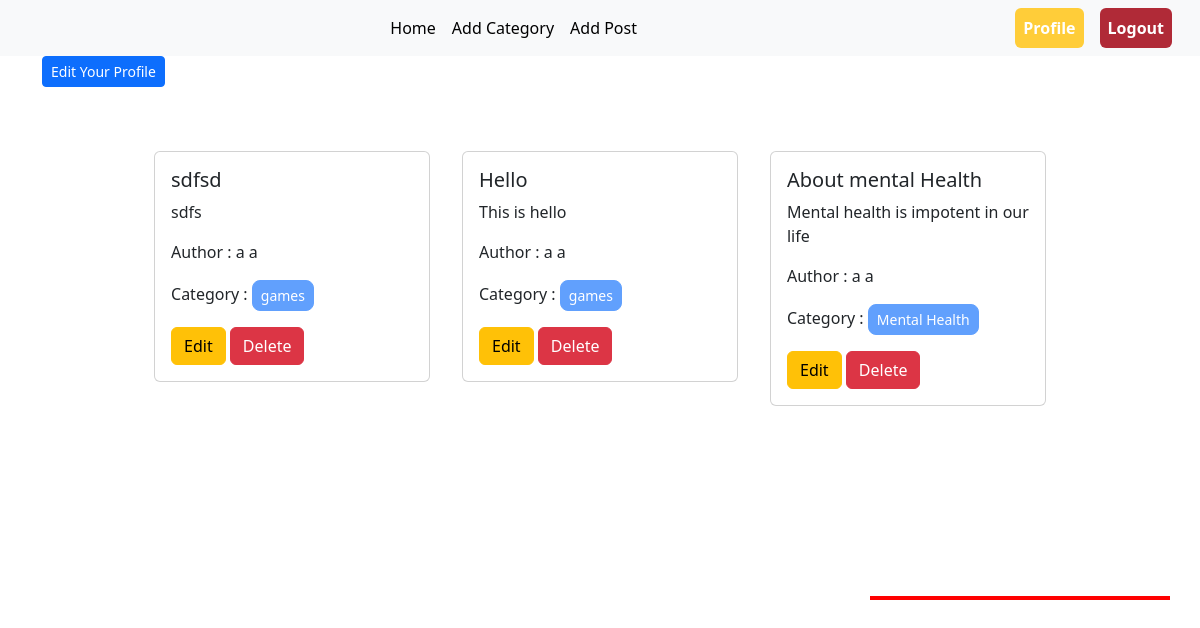
The app's page /author/profile/ (signed in) with its own data.
### posts/models.py (models this page shows, shortened)
class Post(models.Model):
    title = models.CharField(max_length=50)
    content = models.TextField()
    category = models.ManyToManyField(Category)
    author = models.ForeignKey(User, on_delete=models.CASCADE)

### categories/models.py (models this page shows, shortened)
class Category(models.Model):
    name = models.CharField(max_length=100)
    slug = models.SlugField(max_length=100,unique=True, null=True, blank=True)

### author/views.py (the view)
# urls.py: path('profile/', views.user_profile, name='profile'),
@login_required
def user_profile(request):
    data = Post.objects.filter(author = request.user)
    return render(request, 'user_profile.html',{'data':data})

### author/templates/user_profile.html
{% extends 'base.html' %}
{% block content%}
    <div class='container'>
        <a class='btn btn-primary btn-sm text-center' href="{%url 'edit_profile'%}">Edit Your Profile</a>
        <div class="d-flex flex-wrap justify-content-center px-5 m-5 ">
            {% for post in data%}
             <div class="col-sm-4 p-3">
                 <div class="card">
                 <div class="card-body">
                     <h5 class="card-title">{{post.title}}</h5>
                     <p class="card-text">{{post.content}}</p>
                     <p class='card-text'>Author : {{post.author.first_name}} {{post.author.last_name}}</p>
                     <p>
                         Category :
                         {% for cat in post.category.all %}
                         <button class='btn btn-primary btn-sm disabled rounded rounded-3'>{{cat.name}}</button>
                         {% endfor%}
                     </p>
                     <a href="{% url 'edit_post' post.id%}" class="btn btn-warning">Edit</a>
                     <a href="{% url 'delete_post' post.id %}" class="btn btn-danger">Delete</a>
                 </div>
                 </div>
             </div>
            {% endfor%}
           </div>
    </div>
{%endblock%}

### records on screen
Post: title "sdfsd", content "sdfs", author.first_name "a", author.last_name "a"
Category: name "games"
Post: title "Hello", content "This is hello", author.first_name "a", author.last_name "a"
Post: title "About mental Health", content "Mental health is impotent in our life", author.first_name "a", author.last_name "a"
Category: name "Mental Health"
